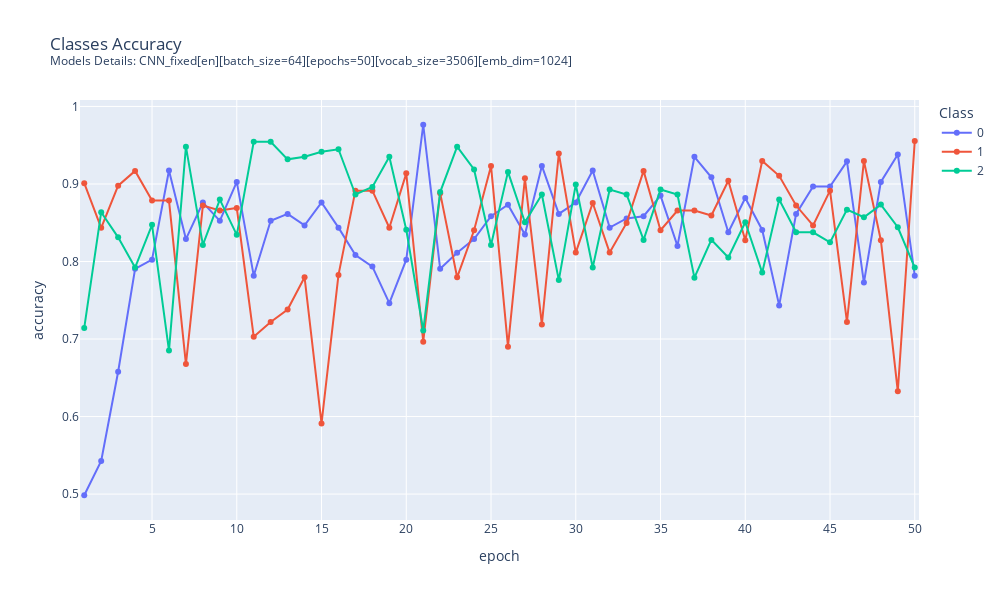

Notebook source saved alongside this figure:
### Code cell
plot_classes_accuracy(
    classes_res_df, 
    subtitle="Models Details: " + CNN_MODEL.MODEL_DESCRIPTION
    )

### Figure 1 — Plotly figure (JSON) as saved in the notebook; plotly's stock layout.template omitted (floating-point values rounded to 4 significant figures)
{"data": [{"hovertemplate": "Class=0<br>epoch=%{x}<br>accuracy=%{y}<extra></extra>", "legendgroup": "0", "line": {"color": "#636efa", "dash": "solid"}, "marker": {"symbol": "circle"}, "mode": "markers+lines", "name": "0", "orientation": "v", "showlegend": true, "type": "scatter", "x": [1, 2, 3, 4, 5, 6, 7, 8, 9, 10, 11, 12, 13, 14, 15, 16, 17, 18, 19, 20, 21, 22, 23, 24, 25, 26, 27, 28, 29, 30, 31, 32, 33, 34, 35, 36, 37, 38, 39, 40, 41, 42, 43, 44, 45, 46, 47, 48, 49, 50], "xaxis": "x", "y": [0.4985, 0.5428, 0.6578, 0.7906, 0.8024, 0.9174, 0.8289, 0.8761, 0.8525, 0.9027, 0.7817, 0.8525, 0.8614, 0.8466, 0.8761, 0.8437, 0.8083, 0.7935, 0.7463, 0.8024, 0.9764, 0.7906, 0.8112, 0.8289, 0.8584, 0.8732, 0.8348, 0.9233, 0.8614, 0.8761, 0.9174, 0.8437, 0.8555, 0.8584, 0.885, 0.8201, 0.9351, 0.9086, 0.8378, 0.882, 0.8407, 0.7434, 0.8614, 0.8968, 0.8968, 0.9292, 0.7729, 0.9027, 0.9381, 0.7817], "yaxis": "y"}, {"hovertemplate": "Class=1<br>epoch=%{x}<br>accuracy=%{y}<extra></extra>", "legendgroup": "1", "line": {"color": "#EF553B", "dash": "solid"}, "marker": {"symbol": "circle"}, "mode": "markers+lines", "name": "1", "orientation": "v", "showlegend": true, "type": "scatter", "x": [1, 2, 3, 4, 5, 6, 7, 8, 9, 10, 11, 12, 13, 14, 15, 16, 17, 18, 19, 20, 21, 22, 23, 24, 25, 26, 27, 28, 29, 30, 31, 32, 33, 34, 35, 36, 37, 38, 39, 40, 41, 42, 43, 44, 45, 46, 47, 48, 49, 50], "xaxis": "x", "y": [0.901, 0.8435, 0.8978, 0.9169, 0.8786, 0.8786, 0.6677, 0.8722, 0.8658, 0.869, 0.7029, 0.722, 0.738, 0.7796, 0.5911, 0.7827, 0.8914, 0.8914, 0.8435, 0.9137, 0.6965, 0.8882, 0.7796, 0.8403, 0.9233, 0.6901, 0.9073, 0.7188, 0.9393, 0.8115, 0.8754, 0.8115, 0.8498, 0.9169, 0.8403, 0.8658, 0.8658, 0.8594, 0.9042, 0.8275, 0.9297, 0.9105, 0.8722, 0.8466, 0.8914, 0.722, 0.9297, 0.8275, 0.6326, 0.9553], "yaxis": "y"}, {"hovertemplate": "Class=2<br>epoch=%{x}<br>accuracy=%{y}<extra></extra>", "legendgroup": "2", "line": {"color": "#00cc96", "dash": "solid"}, "marker": {"symbol": "circle"}, "mode": "markers+lines", "name": "2", "orientation": "v", "showlegend": true, "type": "scatter", "x": [1, 2, 3, 4, 5, 6, 7, 8, 9, 10, 11, 12, 13, 14, 15, 16, 17, 18, 19, 20, 21, 22, 23, 24, 25, 26, 27, 28, 29, 30, 31, 32, 33, 34, 35, 36, 37, 38, 39, 40, 41, 42, 43, 44, 45, 46, 47, 48, 49, 50], "xaxis": "x", "y": [0.7143, 0.8636, 0.8312, 0.7922, 0.8474, 0.6851, 0.9481, 0.8214, 0.8799, 0.8344, 0.9545, 0.9545, 0.9318, 0.9351, 0.9416, 0.9448, 0.8864, 0.8961, 0.9351, 0.8409, 0.711, 0.8896, 0.9481, 0.9188, 0.8214, 0.9156, 0.8506, 0.8864, 0.776, 0.8994, 0.7922, 0.8929, 0.8864, 0.8279, 0.8929, 0.8864, 0.7792, 0.8279, 0.8052, 0.8506, 0.7857, 0.8799, 0.8377, 0.8377, 0.8247, 0.8669, 0.8571, 0.8734, 0.8442, 0.7922], "yaxis": "y"}], "layout": {"height": 600, "legend": {"title": {"text": "Class"}, "tracegroupgap": 0}, "title": {"text": "Classes Accuracy<br><sup>Models Details: CNN_fixed[en][batch_size=64][epochs=50][vocab_size=3506][emb_dim=1024]<sup>"}, "width": 1000, "xaxis": {"anchor": "y", "domain": [0, 1], "range": [0.75, 50.25], "title": {"text": "epoch"}}, "yaxis": {"anchor": "x", "domain": [0, 1], "title": {"text": "accuracy"}}}}
